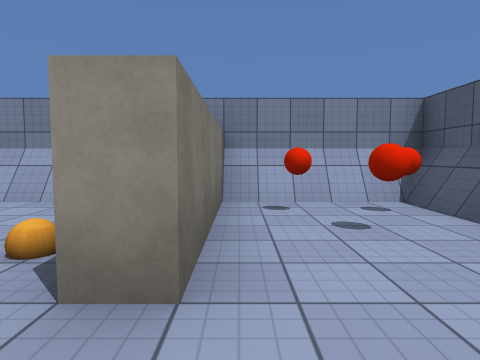
[1] (above)

24 first-person views from a walk through a Unity game level. The camera is 1.2 m above the floor, tilts 4° down and sees 75° across. The floor is counted in squares, 2 m on a side. Each view is taken from the middle of a square. On the plan, view 1 faces up. The plan holds only what a view shows up to about 9 squares ahead; the rest is blank. The place goes on beyond the plan. Some animated figures are not drawn. Some surface patterns are stand-ins.

[2]
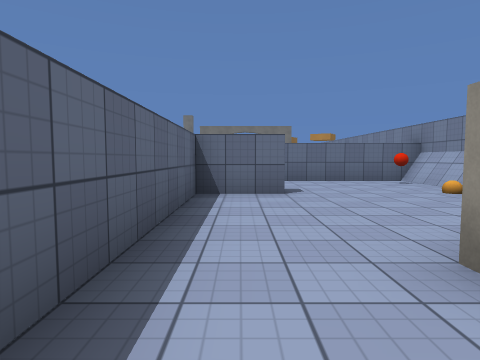

[3]
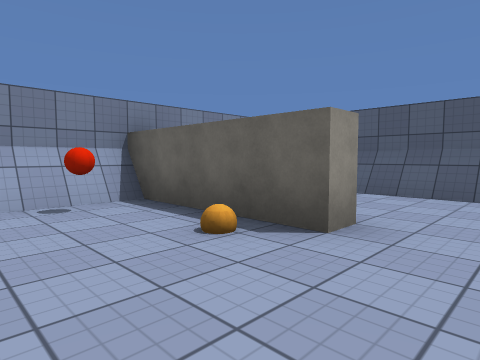

[4]
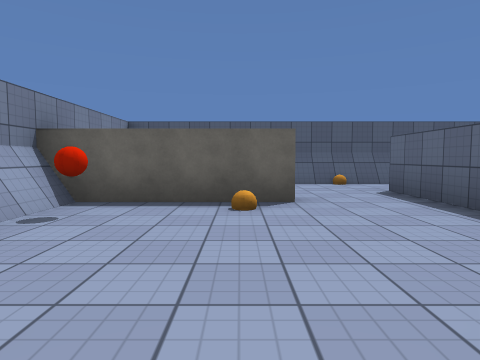

[5]
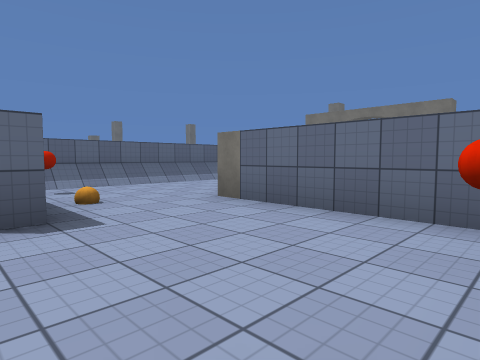

[6]
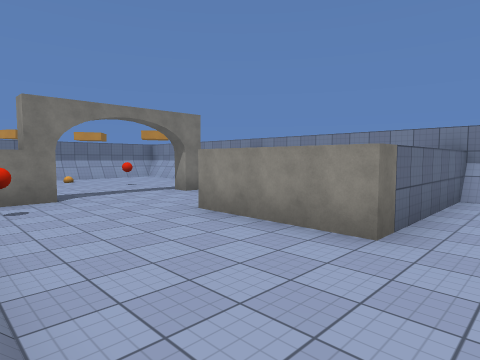

[7]
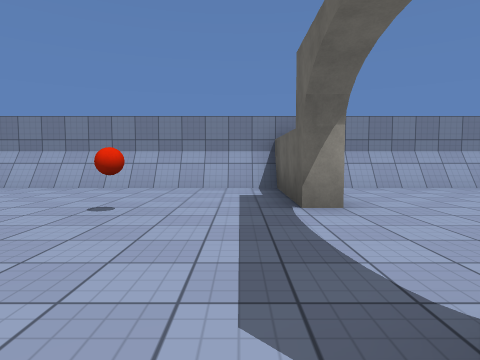

[8]
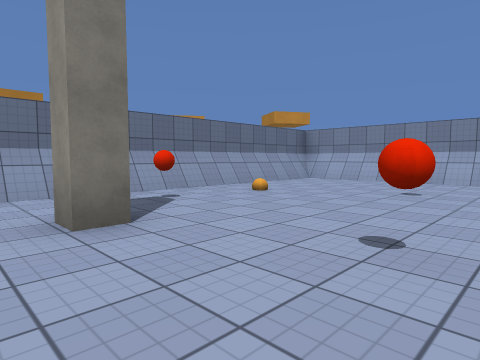

[9]
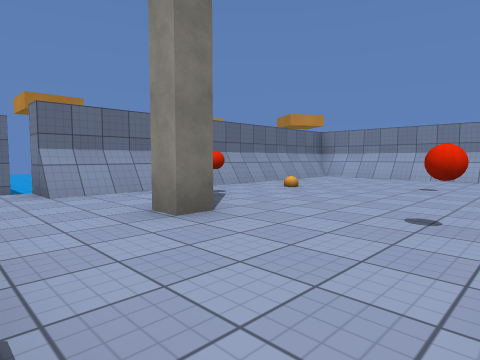

[10]
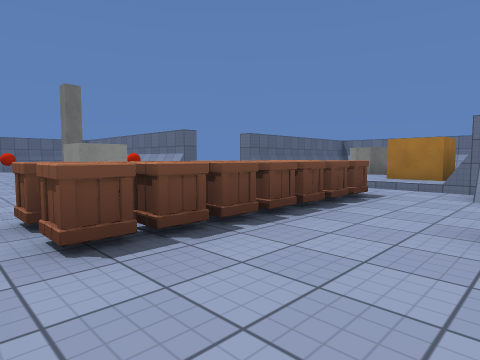

[11]
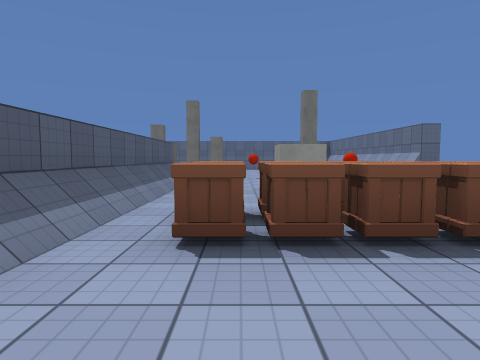

[12]
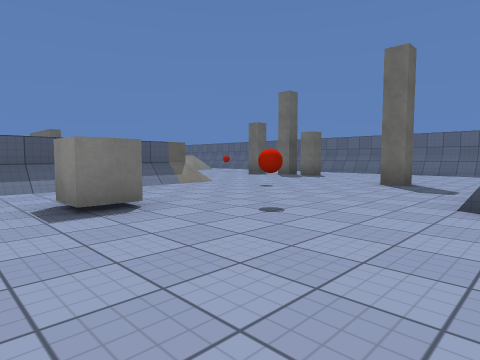

[13]
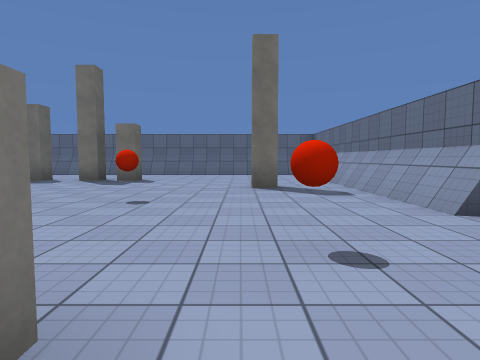

[14]
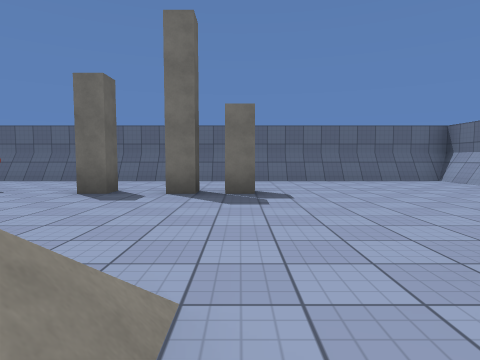

[15]
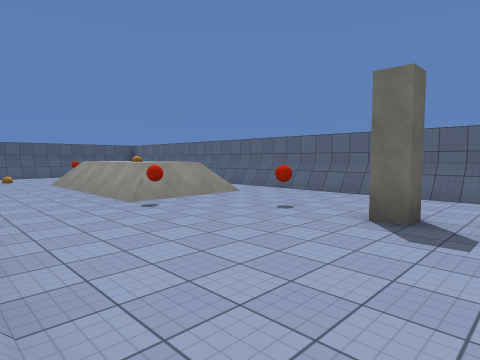

[16]
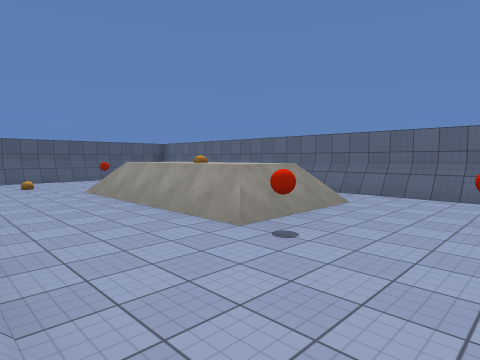

[17]
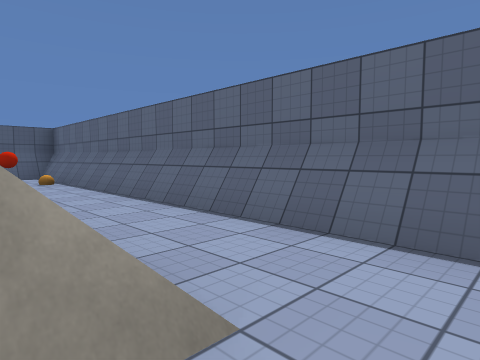

[18]
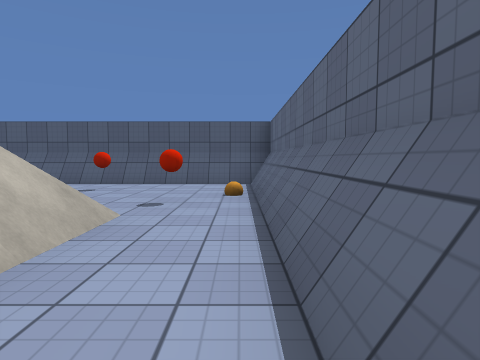

[19]
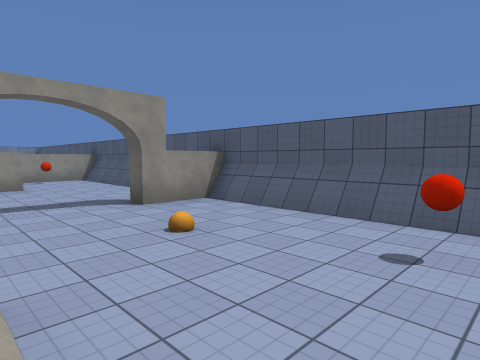

[20]
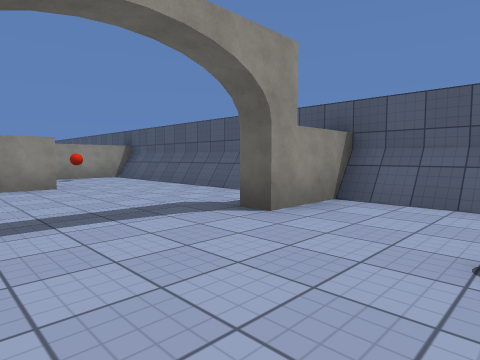

[21]
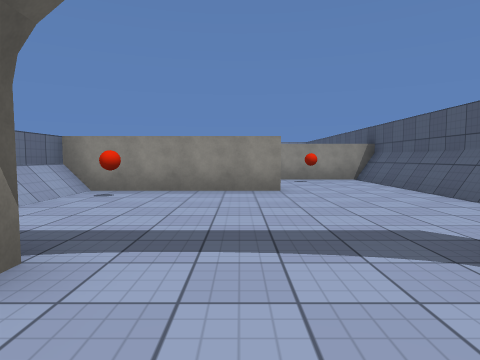

[22]
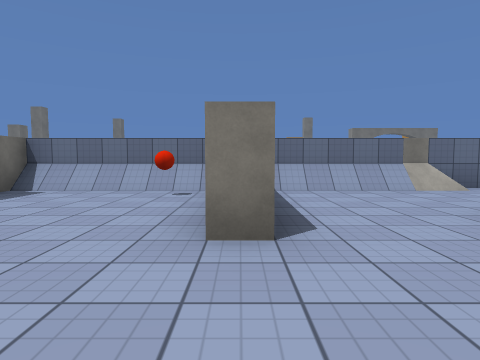

[23]
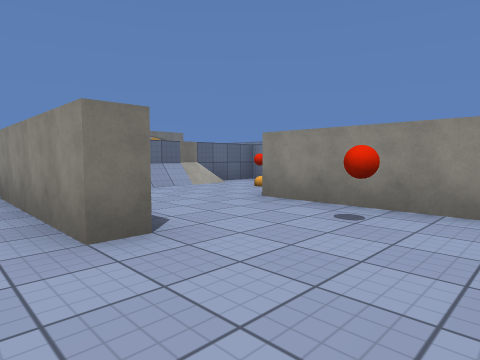

[24]
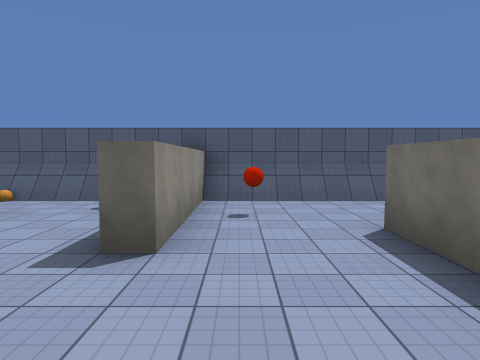

### Floor plan
Key: @ floor where view 1 was taken; # wall or solid block; . main floor; : floor 0.25 m higher than the main floor; + floor 0.5 m higher than the main floor; * floor 1.5 m higher than the main floor; / step, stairs or slope; = window, fence, low wall or low ledge; ^ raised ledge; v drop or lower ground; B red ball; A box; R arch; O other object.
Columns run from 23 left of view 1 to 3 right of it. Each row starts with its distance up from view 1.
  5     #######################
  4     ......O.... #B...B.OB##
  3    #......O...  #......OBB#
  2    #......O..   #.....OO..#
  1    #....B....   #.........#
  0    #.........OOO#..#...@.=#
 -1    #...............#####..#
 -2    #.B..B. B......B#O.....#
 -3    #..O...O  /////+O..... #
 -4  v .......   ^^^^^OO..OOOO#
 -5 =v .^^^^^.^       ^/....B.#
 -6  v  ^^^^^.^       ^/......#
 -7    .......^        OOOO...#
 -8    ....A..^       ^/B.....#
 -9    ....A..^       ^/......#
-10    ...B...^       ^/......
-11    .......O        +.....
-12    #....B.//////// O ..ORO#
-13    #......................#
-14    #..O................:..#
-15    #...........B//////....#
-16    #........O.../*  */..B.#
-17    #.....OO..B..//  //....#
-18    #..................B...#
-19    #...................=..#
-20    ########################

Positions as (right, up) in squares from view 1, and headings:
1: (0, 0), facing up
2: (1, 0), facing left
3: (-3, 0), facing up-right
4: (-5, 2), facing right
5: (-4, 4), facing down-left
6: (-6, -3), facing up-left
7: (-14, -2), facing up
8: (-14, -4), facing up-left
9: (-14, -5), facing up-left
10: (-14, -3), facing down-left
11: (-15, -3), facing down
12: (-20, -7), facing down-right
13: (-17, -8), facing down
14: (-14, -11), facing down
15: (-13, -12), facing down-right
16: (-10, -12), facing down-right
17: (-8, -17), facing down-right
18: (-5, -19), facing right
19: (-2, -17), facing up-right
20: (-2, -14), facing up-right
21: (-1, -13), facing up
22: (2, -7), facing left
23: (2, -8), facing up-left
24: (-4, -5), facing right
